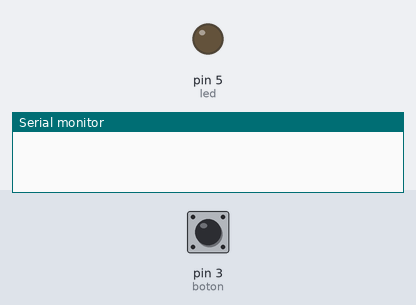
A sketch run on a simulated Arduino Uno, built with avr-gcc and run on an emulated ATmega328P. Parts: output pins drawn as LEDs (lit = HIGH), the last lines printed to the serial monitor. The inputs (shaded band) are chosen by the test bench; at power-on: pin 3 (boton) LOW.

Above: at 1.2 s.
1.3 s: pin 3 (boton) pulled HIGH for 0.15 s
At 2.0 s:
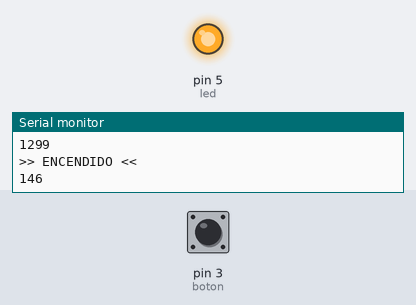
2.9 s: pin 3 (boton) pulled HIGH for 1 s
At 3.2 s:
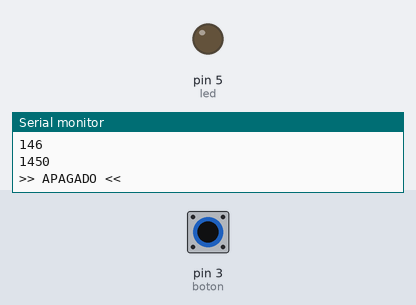
5.4 s: pin 3 (boton) pulled HIGH for 3.2 s
At 10.0 s:
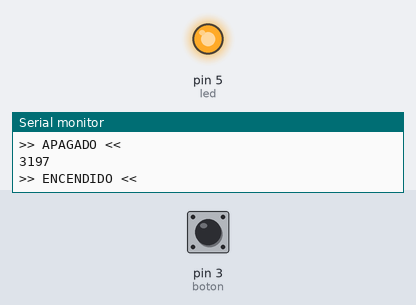
Timing chart, 0 to 11.5 s (numbered marks = the images above; inputs shaded):
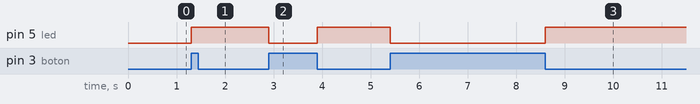

Measured:
- after the input at 1.3 s, pin 5 (led): LOW → HIGH at once
- after the input at 2.9 s, pin 5 (led): HIGH → LOW at once, → HIGH 1.0 s later
- after the input at 5.4 s, pin 5 (led): HIGH → LOW at once, → HIGH 3.2 s later

The sketch:

Practica11.ino
```cpp
int led = 5;
int boton = 3;
bool estado_pulsador;

long diferencia;

long tiempo_anterior;
long tiempo_actual;

void setup(){
  Serial.begin(9600);

  pinMode(boton, INPUT);
  pinMode(led, OUTPUT);
  attachInterrupt(digitalPinToInterrupt(boton),consulta_estado, CHANGE); //Pin que escucha (2 o 3 para interrupciones) , acción , definir la función que se va a realizar
}

void loop(){

}

void consulta_estado(){

  diferencia = millis() - tiempo_anterior;
  tiempo_anterior = millis();
  Serial.println(diferencia);

  if(diferencia > 500){
    if(digitalRead(led) == true){
      digitalWrite(led,LOW);
      Serial.println(">> APAGADO <<");
      delay(500);
    }else {
      digitalWrite(led,HIGH);
      Serial.println(">> ENCENDIDO <<");
      delay(500);
    }
  }
}
```
